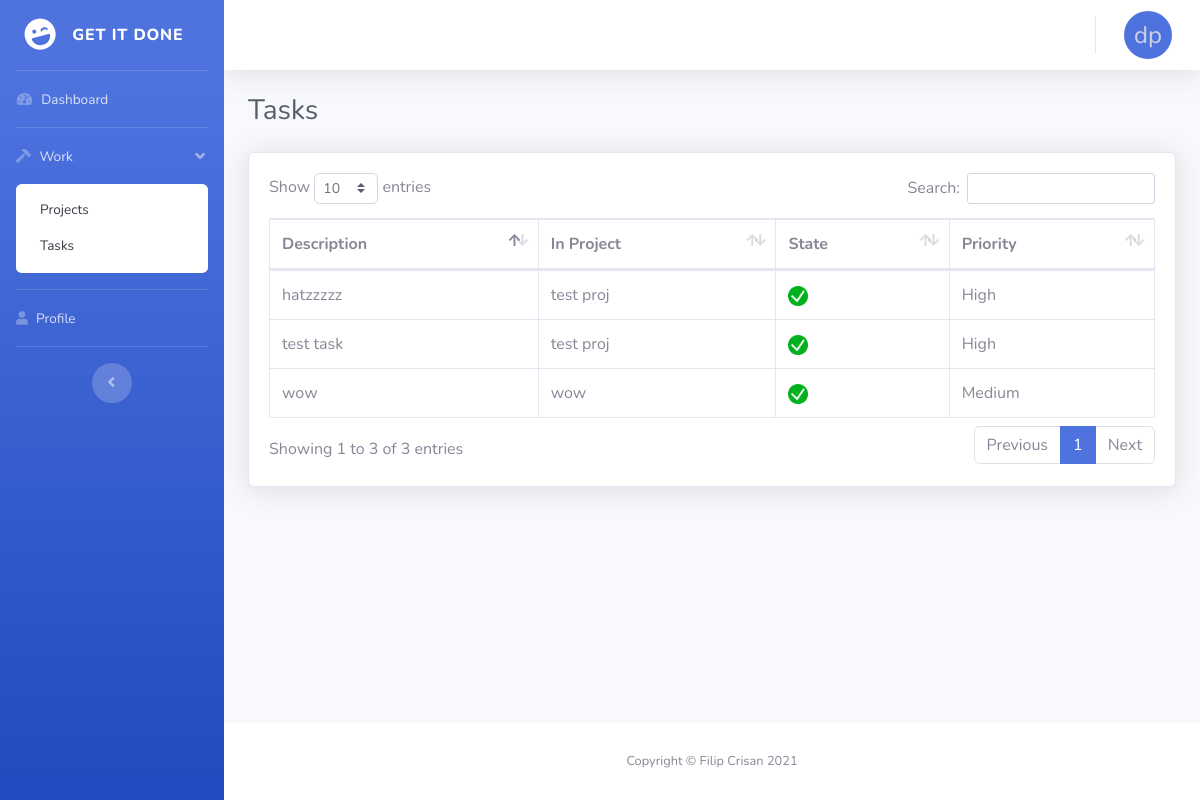
Screenshot of /tasks (signed in) with the database file from the repository.
### repository/models.py (models this page shows)
class User(db.Model, UserMixin):
    id = db.Column(db.Integer, primary_key=True)
    first_name = db.Column(db.String(100))
    last_name = db.Column(db.String(100))
    email = db.Column(db.String(100), unique=True)
    password = db.Column(db.String(100))
    re_pass = db.Column(db.String(100))
    tasks = db.relationship('Task', backref='assigned_to')

class Task(db.Model, UserMixin):
    id = db.Column(db.Integer, primary_key=True)
    description = db.Column(db.String(200))
    state = db.Column(db.String(100))
    priority = db.Column(db.String(100))
    in_project_id = db.Column(db.Integer, db.ForeignKey('project.id'))
    assigned_to_id = db.Column(db.Integer, db.ForeignKey('user.id'))

class Project(db.Model, UserMixin):
    id = db.Column(db.Integer, primary_key=True)
    name = db.Column(db.String(100), unique=True)
    description = db.Column(db.String(200))
    creation_date = db.Column(db.DateTime, nullable=False, default=datetime.utcnow)
    created_on = db.Column(db.DateTime)
    tasks = db.relationship('Task', backref='in_project')
    users = db.relationship('User', secondary=user_project, backref=db.backref('assigned_projects', lazy='dynamic'))

### services/tasks.py (the view)
@tasks_bp.route('/tasks')
@login_required
def tasks():
    my_tasks = Task.query.filter_by(assigned_to_id=current_user.id)
    my_projects = current_user.assigned_projects
    return render_template('tasks.html', my_tasks=my_tasks, my_projects=my_projects)

### start.py (called while the page is built)
@login_manager.user_loader
def load_user(user_id):
    return User.query.get(int(user_id))

### templates/tasks.html (shortened to what this page needs)
<!DOCTYPE html>
<html lang="en">
<head>
  <link rel="stylesheet" href="https://use.fontawesome.com/releases/v5.12.1/css/all.css">
  <link href="{{ url_for('static', filename='all.min.css') }}" rel="stylesheet" type="text/css">
  <link href="{{ url_for('static', filename='sb-admin-2.min.css') }}" rel="stylesheet">
  <link href="{{ url_for('static', filename='dataTables.bootstrap4.min.css') }}" rel="stylesheet">
</head>
<body id="page-top">
  <div id="wrapper">
    <ul class="navbar-nav bg-gradient-primary sidebar sidebar-dark accordion" id="accordionSidebar">
      <a class="sidebar-brand d-flex align-items-center justify-content-center" href="/">
        <div class="sidebar-brand-icon rotate-n-15">
          <i class="fas fa-laugh-wink"></i>
        </div>
        <div class="sidebar-brand-text mx-3">Get It Done</div>
      </a>
      <hr class="sidebar-divider my-0">
      <li class="nav-item">
        <a class="nav-link" href="/">
          <i class="fas fa-fw fa-tachometer-alt"></i>
          <span>Dashboard</span></a>
      </li>
      <hr class="sidebar-divider my-0">
      <li class="nav-item">
        <a class="nav-link" href="#" data-toggle="collapse" data-target="#collapseTwo" aria-expanded="true" aria-controls="collapseTwo">
          <i class="fas fa-hammer"></i>
          <span>Work</span>
        </a>
        <div id="collapseTwo" class="collapse show" aria-labelledby="headingTwo" data-parent="#accordionSidebar">
          <div class="bg-white py-2 collapse-inner rounded">
            <a class="collapse-item" href="/projects">Projects</a>
            <a class="collapse-item" href="/tasks">Tasks</a>
          </div>
        </div>
      </li>
      <hr class="sidebar-divider my-0">
      <li class="nav-item">
        <a class="nav-link" href="/profile">
          <i class="fas fa-user fa-chart-area"></i>
          <span>Profile</span></a>
      </li>
      <hr class="sidebar-divider d-none d-md-block">
      <div class="text-center d-none d-md-inline">
        <button class="rounded-circle border-0" id="sidebarToggle"></button>
      </div>
    </ul>
    <div id="content-wrapper" class="d-flex flex-column">
      <div id="content">
        <nav class="navbar navbar-expand navbar-light bg-white topbar mb-4 static-top shadow">
          <ul class="navbar-nav ml-auto">
            <li class="nav-item dropdown no-arrow">
              <a class="nav-link dropdown-toggle" href="#" id="userDropdown" role="button" data-toggle="dropdown" aria-haspopup="true" aria-expanded="false">
                <div class="circle">
                  <span class="initials">{{ current_user.first_name[0] }}{{ current_user.last_name[0] }}</span>
                </div>
              </a>
            </li>
          </ul>
        </nav>
        <div class="container-fluid">
          <div class="d-sm-flex align-items-center justify-content-between mb-4">
            <h1 class="h3 mb-0 text-gray-800">Tasks</h1>
          </div>
        <div class="card shadow mb-4">
          <div class="card-body">
              <div class="table-responsive">
                <table class="table table-bordered" id="dataTable" width="100%" cellspacing="0">
                  <thead>
                    <tr>
                      <th>Description</th>
                      <th>In Project</th>
                      <th>State</th>
                      <th>Priority</th>
                    </tr>
                  </thead>
                  <tbody>
                    {% for task in my_tasks: %}
                    <tr>
                      <td> {{ task.description }} </td>
                      <td>
                        {% for proj in my_projects: %}
                        {% if proj.id == task.in_project_id: %}
                        {{ proj.name }}
                        {% endif %}
                        {% endfor %}
                      </td>
                      <td>
                        {% if task.state != 'Done' %}
                          <form method="POST" action="{{ url_for('tasks.update_task', id=task.id) }}">
                            <div class="d-sm-flex align-items-center justify-content-between">
                              <div class="container">
                                <div class="row">
                                    <div class="col-lg-12">
                                        <div class="btn-group">
                                            <button type="button" class="btn btn-primary btn-sm btn-user dropdown-toggle" data-toggle="dropdown">{{ task.state }}<span class="caret"></span></button>
                                            <div class="dropdown-menu scrollable-menu" role="menu">
                                                {% if task.state != 'In progress' %}
                                                <div class="form-check">
                                                  <input type="radio" name="state" class="form-check-input" id="exampleCheck1" value="In progress">
                                                  <label class="form-check-label" for="exampleCheck1">In progress</label>
                                                </div>
                                                {% endif %}
                                                <div class="form-check">
                                                  <input type="radio" name="state" class="form-check-input" id="exampleCheck1" value="Done">
                                                  <label class="form-check-label" for="exampleCheck1">Done</label>
                                                </div>
                                            </div>
                                        </div>
                                    </div>
                                </div>
                              </div>
                              <button class="btn btn-link fas fa-save"></button>
                            </div>
                          </form>
                        {% else %}
                          <img src="{{ url_for('static', filename='icon.png') }}" style="width:20px;height:20px;">
                        {% endif %}
                      </td>
                      <td> {{ task.priority }} </td>
                    </tr>
                    {% endfor %}
                  </tbody>
                </table>
              </div>
            </div>
        </div>
        </div>
      </div>
      <footer class="sticky-footer bg-white">
        <div class="container my-auto">
          <div class="copyright text-center my-auto">
            <span>Copyright &copy; Filip Crisan 2021</span>
          </div>
        </div>
      </footer>
    </div>
  </div>
</body>
</html>

### templates/tasks.html (style rules this page uses)
:root { --avatar-size: 3rem; }
.circle { background-color: #4e73df; border-radius: 50%; height: var(--avatar-size); text-align: center; width: var(--avatar-size); }
.initials { font-size: calc(var(--avatar-size) / 2); line-height: 1; position: relative; top: calc(var(--avatar-size) / 4); }

### rows the page displays
User: first_name "d", last_name "p"
Task: description "hatzzzzz", priority "High"
Project: name "test proj"
Task: description "wow", priority "Medium"
Project: name "wow"
Task: description "test task", priority "High"
